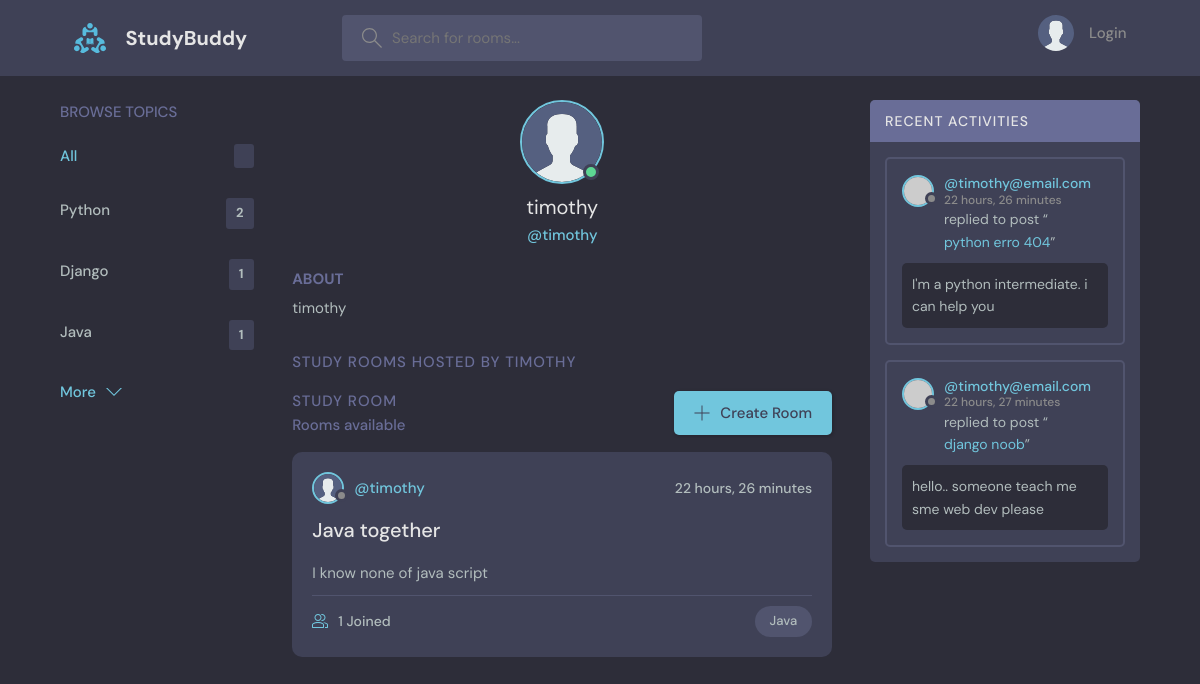
The app's page /user-profile/7/ with its own data.
### base/models.py (models this page shows, shortened)
class Topic(models.Model):
    name = models.TextField(max_length=200)
    def __str__(self):
        return self.name[:25]

class User(AbstractUser):
    name = models.CharField(max_length=50, null=True)
    email = models.EmailField(unique=True)
    password = models.CharField(max_length=50,)
    bio = models.TextField(max_length=100, null=True, blank=True)
    avatar = models.ImageField(null=True, default = "avatar.svg")
    USERNAME_FIELD = 'email'
    REQUIRED_FIELDS= []
    pass

class Room(models.Model):
    host = models.ForeignKey(User, on_delete=models.SET_NULL, null=True)
    topic = models.ForeignKey(Topic, on_delete= models.SET_NULL, null = True)
    name = models.CharField(max_length=50)
    description = models.TextField(null=True, blank=True)
    participants = models.ManyToManyField(User,related_name= "participants", blank=True)
    updated = models.DateTimeField(auto_now=True)
    created = models.DateTimeField(auto_now_add=True)
    class Meta:
        ordering = ['-updated','-created']

class Message(models.Model):
    user = models.ForeignKey(User, on_delete=models.CASCADE)
    room = models.ForeignKey(Room, on_delete=models.CASCADE)
    body = models.TextField()
    updated = models.DateTimeField(auto_now=True)
    created = models.DateTimeField(auto_now_add=True)
    class Meta:
        ordering = ['-updated','-created']
    def __str__(self):
        return self.body[:50]

### base/views.py (the view)
# urls.py: path('user-profile/<str:pk>/',views.userProfile,name="user-profile"),
def userProfile(request, pk):
    user = User.objects.get(id = pk)
    topics = Topic.objects.all()
    rooms = user.room_set.all().order_by('-created')
    activity_messages = user.message_set.all().order_by('-created')
    context = {"user":user, "topics":topics,"rooms":rooms,"activity_messages":activity_messages}
    return render(request, "base/profile.html", context)

### base/templates/base/profile.html (shortened to what this page needs)
{% extends 'base/main.html' %}
{% block content %}
<main class="profile-page layout layout--3">
  <div class="container">
    {% include 'base/topics_component.html' %}
    <div class="roomList">
      <div class="profile">
        <div class="profile__avatar">
          <div class="avatar avatar--large active">
            <img src="{{user.avatar.url}}" />
          </div>
        </div>
        <div class="profile__info">
          <h3>{{user.name}}</h3>
          <p>@{{user.username}}</p>
        </div>
        <div class="profile__about">
          <h3>About</h3>
          <p>
            {{user.username}}
          </p>
        </div>
      </div>
      <div class="roomList__header">
        <div>
          <h2>Study Rooms Hosted by {{user.username}}</a>
          </h2>
        </div>
      </div>
      {% include 'base/feed_component.html' %}
    </div>
    {% include 'base/activity_component.html' %}
  </div>
</main>
{% endblock content %}

### base/templates/base/main.html (shortened to what this page needs)
<!DOCTYPE html>
{% load static %}
<html lang="en">
  <head>
    <link rel="stylesheet" href="{% static 'styles/style.css' %}" />
  </head>
  <body>
    {% include 'base/navbar.html' %}
    {% block content%}
    {% endblock %}
  </body>
</html>

### base/templates/base/navbar.html (shortened to what this page needs)
{% load static %}
<header class="header header--loggedIn">
    <div class="container">
      <a href="{% url 'base:home' %}" class="header__logo">
        <img src="{% static 'images/logo.svg' %}" />
        <h1>StudyBuddy</h1>
      </a>
      <form class="header__search" method="GET" action="{% url 'base:home' %}">
        <label>
          <input name="q" placeholder="Search for rooms..." />
        </label>
      </form>
      <nav class="header__menu">
        {% if request.user.is_authenticated %}
        <div class="header__user">
          <a href="{% url 'base:user-profile' user.id %}">
            <div class="avatar avatar--medium active">
              <img src="{{request.user.avatar.url}}" />
            </div>
            <p>{{request.user.username}} <span>@{{request.user.username}}</span></p>
          </a>
          <button class="dropdown-button">
            <svg version="1.1" xmlns="http://www.w3.org/2000/svg" width="32" height="32" viewBox="0 0 32 32">
              <title>chevron-down</title>
              <path d="M16 21l-13-13h-3l16 16 16-16h-3l-13 13z"></path>
            </svg>
          </button>
        </div>
        {% else %}
        <a href="{% url 'base:login' %}">
          <img src="{% static 'images/avatar.svg' %}" />
          <p>Login</p>
        </a>
        {% endif %}
      </nav>
    </div>
  </header>

### base/templates/base/topics_component.html
<div class="topics">
    <div class="topics__header">
        <h2>Browse Topics</h2>
    </div>
    <div>
    <ul class="topics__list">
        <li>
        <a href="{% url 'base:home' %}" class="active">All <span>{{total_rooms}}</span></a>
        </li>
        {% for topic in topics %}
        <li>
        <a href="{% url 'base:home' %}?q={{topic.name}}">{{topic.name}} <span>{{topic.room_set.all.count}}</span></a>
        </li>
        {% endfor %}
    </ul>
    <a class="btn btn--link" href="{% url 'base:topics-page' %}">
        More
        <svg version="1.1" xmlns="http://www.w3.org/2000/svg" width="32" height="32" viewBox="0 0 32 32">
        <title>chevron-down</title>
        <path d="M16 21l-13-13h-3l16 16 16-16h-3l-13 13z"></path>
        </svg>
    </a>
    </div>
</div>

### base/templates/base/feed_component.html (shortened to what this page needs)
<div class="roomList">
    <div class="roomList__header">
      <div>
        <h2>Study Room</h2>
        <p>{{room_count}} Rooms available</p>
      </div>
      <a class="btn btn--main" href="{% url 'base:create-room' %}">
        <svg version="1.1" xmlns="http://www.w3.org/2000/svg" width="32" height="32" viewBox="0 0 32 32">
          <title>add</title>
          <path
            d="M16.943 0.943h-1.885v14.115h-14.115v1.885h14.115v14.115h1.885v-14.115h14.115v-1.885h-14.115v-14.115z"
          ></path>
        </svg>
        Create Room
      </a>
    </div>
    {% for room in rooms %}
    <div class="roomListRoom">
      <div class="roomListRoom__header">
        <a href="{% url 'base:user-profile' room.host.id %}" class="roomListRoom__author">
          <div class="avatar avatar--small">
            <img src="{{room.host.avatar.url}}" />
          </div>
          <span>@{{ room.host.username }}</span>
        </a>
        <div class="roomListRoom__actions">
          <span>{{room.created|timesince}}</span>
        </div>
      </div>
      <div class="roomListRoom__content">
        <a href="{% url 'base:room' room.id %}">{{room.name}}</a>
        <p>
            {{room.description}}
        </p>
      </div>
      <div class="roomListRoom__meta">
        <a href="room.html" class="roomListRoom__joined">
          {{room.participants.count}} Joined
        </a>
        <p class="roomListRoom__topic">{{room.topic}}</p>
      </div>
    </div>
    {% endfor %}
</div>

### base/templates/base/activity_component.html (shortened to what this page needs)
<div class="activities">
    <div class="activities__header">
      <h2>Recent Activities</h2>
    </div>
    {% for message in activity_messages %}
    <div class="activities__box">
      <div class="activities__boxHeader roomListRoom__header">
        <a href="{% url 'base:user-profile' message.user.id %}" class="roomListRoom__author">
          <div class="avatar avatar--small">
            <img src="https://randomuser.me/api/portraits/women/11.jpg" />
          </div>
          <p>
            @{{message.user}}
            <span>{{message.created|timesince}}</span>
          </p>
        </a>
      </div>
      <div class="activities__boxContent">
        <p>replied to post “<a href="{% url 'base:room' message.room.id %}">{{message.room.name}}</a>”</p>
        <div class="activities__boxRoomContent">
            {{message}}
        </div>
      </div>
    </div>
    {% endfor %}
  </div>

### records on screen
Topic: name "Python", room_set.all.count "2"
Topic: name "Django", room_set.all.count "1"
Topic: name "Java", room_set.all.count "1"
User: avatar (placeholder picture), name "timothy", username "timothy", username "TIMOTHY"
Room: host.avatar (placeholder picture), host.username "timothy", created "22 hours, 26 minutes", name "Java together", description "I know none of java script", participants.count "1", topic "Java"
Message: user "timothy@email.com", created "22 hours, 26 minutes", room.name "python erro 404", body "I'm a python intermediate. i can help you"
Message: user "timothy@email.com", created "22 hours, 27 minutes", room.name "django noob", body "hello.. someone teach me sme web dev please"
